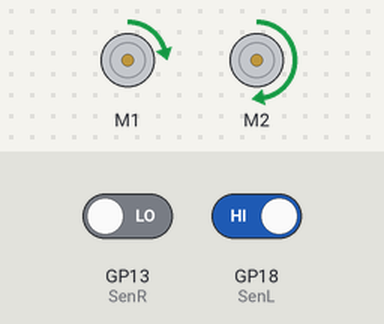
Simulated run of this program. Board: Raspberry Pi Pico running CircuitPython. Shown: 2 × DC motor (green arrow = forward, orange = backward, longer = faster). The test bench sets the inputs (shaded band); at power-on: GP13 (SenR) LOW, GP18 (SenL) HIGH.

Above: at 1.2 s.
1.3 s: GP13 (SenR) driven HIGH
At 2.1 s:
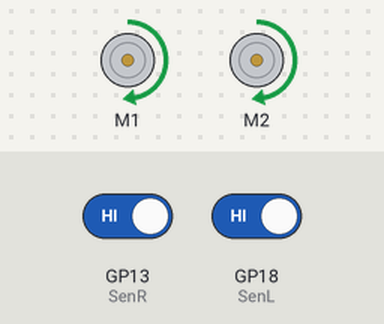
2.8 s: GP18 (SenL) driven LOW
At 3.3 s:
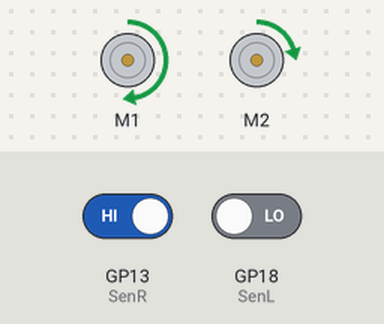
4.3 s: GP18 (SenL) driven HIGH
At 5.5 s:
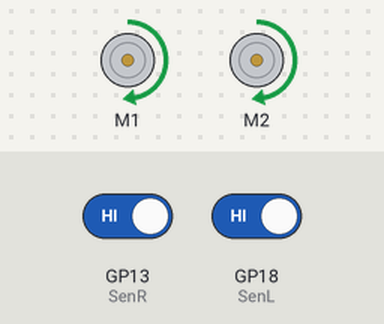
5.8 s: GP13 (SenR) driven LOW
At 6.8 s:
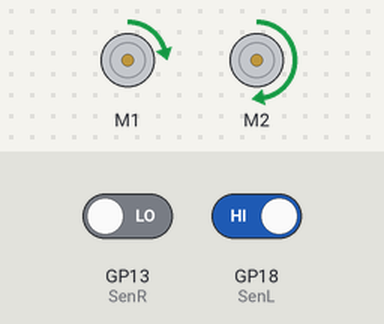
Timing chart, 0 to 8.3 s (numbered marks = the images above; inputs shaded):
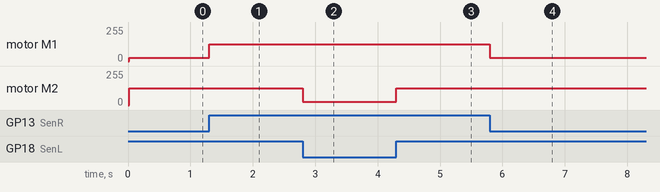

Measured:
- after the input at 1.3 s, motor M1: forward 25/255 → forward 127/255 at once
- after the input at 2.8 s, motor M2: forward 127/255 → forward 25/255 at once
- after the input at 4.3 s, motor M2: forward 25/255 → forward 127/255 at once
- after the input at 5.8 s, motor M1: forward 127/255 → forward 25/255 at once

The program:

04LineFollowerRobot.py
```python
'''
Simple Line Following Robot (2 Sensors).

Libraries required from bundle (https://circuitpython.org/libraries):
  - adafruit_motor
'''

import time
import board
import digitalio
import pwmio
from adafruit_motor import motor

# Sensors
SenL = digitalio.DigitalInOut(board.GP18)
SenL.direction = digitalio.Direction.INPUT

SenR = digitalio.DigitalInOut(board.GP13)
SenR.direction = digitalio.Direction.INPUT

# Left Motor
PWM_M1A = board.GP16
PWM_M1B = board.GP17
# Right Motor
PWM_M2A = board.GP14
PWM_M2B = board.GP15

# DC motor setup
# DC Motors generate electrical noise when running that can reset the microcontroller in extreme
# cases. A capacitor can be used to help prevent this.
pwm_1a = pwmio.PWMOut(PWM_M1A, frequency=10000)
pwm_1b = pwmio.PWMOut(PWM_M1B, frequency=10000)
motorL = motor.DCMotor(pwm_1a, pwm_1b)
pwm_2a = pwmio.PWMOut(PWM_M2A, frequency=10000)
pwm_2b = pwmio.PWMOut(PWM_M2B, frequency=10000)
motorR = motor.DCMotor(pwm_2a, pwm_2b)

def Robot_Movement(sL, sR):
    motorL.throttle = sL
    motorR.throttle = sR

while True:
    if (SenL.value == 0) and (SenR.value == 1):
        Robot_Movement(0.5, 0.1)
    elif (SenL.value == 1) and (SenR.value == 0):
        Robot_Movement(0.1, 0.5)
    else:
        Robot_Movement(0.5, 0.5)
```
